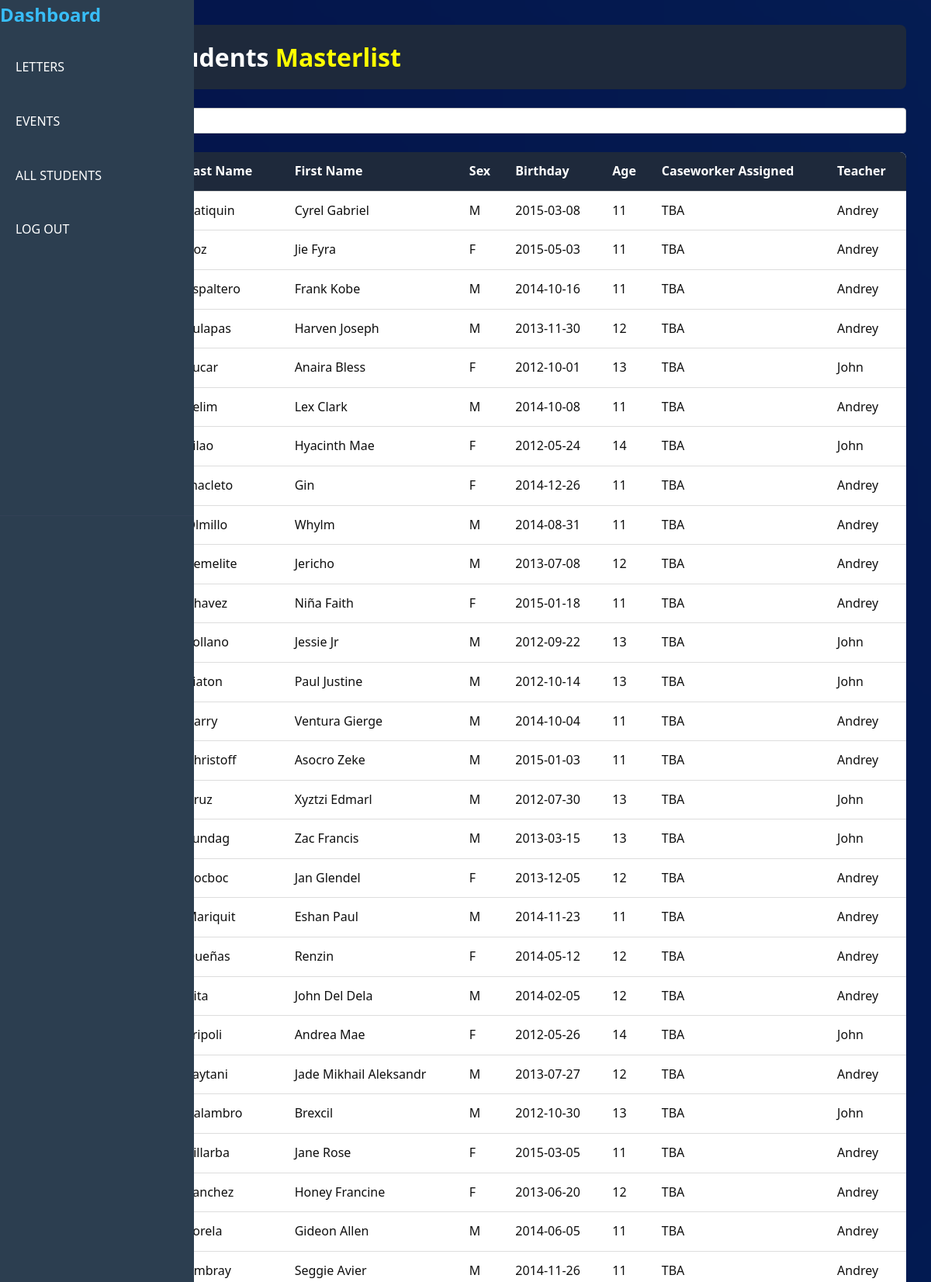
/all_students.php (upper part), run on the app's committed database.
### tables this page shows
CREATE TABLE `masterlist` (
  `ph906` varchar(255) NOT NULL,
  `last_name` varchar(255) NOT NULL,
  `first_name` varchar(255) NOT NULL,
  `sex` varchar(10) NOT NULL,
  `birthday` date NOT NULL,
  `age` int(11) NOT NULL,
  `caseworker_assigned` varchar(255) NOT NULL,
  `teacher` varchar(255) NOT NULL
);

### all_students.php (the view, shortened to what this page needs)
<!DOCTYPE html>
<html lang="en">
<head>
  <link rel="stylesheet" href="home.css" />
</head>
<body>
  <div class="sidebar-panel">
    <div class="sidebar-header">
      <h2>Dashboard</h2>
      <ul class="sidebar-menu" style="margin-top: 10px;">
        <li><a href="home.php">LETTERS</a></li>
        <li><a href="events.php">EVENTS</a></li>
        <li><a href="home.php">ALL STUDENTS</a></li>
        <li><a href="logout.php">LOG OUT</a></li>
      </ul>
    </div>
  </div>
  <div class="home-container" style="margin-left: 50px;">
    <header class="main-header">
      <div class="header-group">
        <h1>All Students <span class="highlight">Masterlist</span></h1>
      </div>
    </header>
    <section class="search-section">
      <button class="filter-btn" id="filter-btn">&#x1F50D;</button>
      <input type="text" class="search-input" placeholder="Search" id="search-input" />
    </section>
    <section class="table-section">
      <table>
        <thead>
          <tr>
            <th>#</th>
            <th>PH906</th>
            <th>Last Name</th>
            <th>First Name</th>
            <th>Sex</th>
            <th>Birthday</th>
            <th>Age</th>
            <th>Caseworker Assigned</th>
            <th>Teacher</th>
          </tr>
        </thead>
        <tbody>
        <?php
        include 'db.php';
        $result = $conn->query("SELECT * FROM masterlist ORDER BY ph906 DESC");
        $count = 1;
        while ($row = $result->fetch_assoc()) {
            echo "<tr>
                <td>{$count}</td>
                <td>{$row['ph906']}</td>
                <td>{$row['last_name']}</td>
                <td>{$row['first_name']}</td>
                <td>{$row['sex']}</td>
                <td>{$row['birthday']}</td>
                <td>{$row['age']}</td>
                <td>{$row['caseworker_assigned']}</td>
                <td>{$row['teacher']}</td>
            </tr>";
            $count++;
        }
        ?>
        </tbody>
      </table>
    </section>
  </div>
</body>
</html>

### home.css (style rules this page uses)
* { margin: 0; padding: 0; box-sizing: border-box; }
body { font-family: 'Segoe UI', Tahoma, Geneva, Verdana, sans-serif; background-image: url("darkbluebackground.png"); background-size: cover; background-position: center; background-repeat: no-repeat; background-attachment: fixed; background-color: #f4f4f4; color: #0f0f0f; line-height: 1.6; display: flex; min-height: 100vh; }
.sidebar-panel { position: fixed; top: 0; left: 0; width: 250px; height: 100%; background-color: #2c3e50; color: white; display: flex; flex-direction: column; justify-content: space-between; z-index: 1000; overflow-y: auto; }
.sidebar-header { padding-bottom: 1rem; border-bottom: 1px solid #334155; }
.sidebar-header h2 { font-size: 1.5rem; color: #38bdf8; }
.sidebar-menu { list-style: none; padding: 1rem 0; display: flex; flex-direction: column; gap: 1.5rem; height: 600px; }
.sidebar-menu li { margin: 0; }
.sidebar-menu a { display: block; padding: 10px 20px; color: white; text-decoration: none; transition: background-color 0.3s; }
.home-container { flex-grow: 1; padding: 2rem; max-width: 1200px; margin: 0 auto; display: flex; flex-direction: column; align-items: stretch; gap: 1.5rem; margin-left: 250px; }
.main-header { display: flex; justify-content: space-between; align-items: center; background: #1e293b; color: white; padding: 1rem; border-radius: 8px; }
.header-group { display: flex; align-items: center; gap: 1rem; }
.highlight { color: yellow; }
.search-section { display: flex; align-items: center; gap: 1rem; }
.search-input { flex: 1; padding: 0.5rem; border: 1px solid #ccc; border-radius: 4px; }
.filter-btn { background: #1e293b; color: white; border: none; padding: 0.5rem; border-radius: 4px; cursor: pointer; }
.table-section { overflow-x: auto; }
table { width: 100%; border-collapse: collapse; background: white; border-radius: 8px; overflow: hidden; }
thead { background: #1e293b; color: white; }
th, td { padding: 0.75rem; text-align: left; border-bottom: 1px solid #ddd; }

### data on the page
masterlist: last_name "Batiquin", first_name "Cyrel Gabriel", sex "M", birthday "2015-03-08", age "11", caseworker_assigned "TBA", teacher "Andrey"
masterlist: last_name "Roz", first_name "Jie Fyra", sex "F", birthday "2015-05-03", age "11", caseworker_assigned "TBA", teacher "Andrey"
masterlist: last_name "Espaltero", first_name "Frank Kobe", sex "M", birthday "2014-10-16", age "11", caseworker_assigned "TBA", teacher "Andrey"
masterlist: last_name "Sulapas", first_name "Harven Joseph", sex "M", birthday "2013-11-30", age "12", caseworker_assigned "TBA", teacher "Andrey"
masterlist: last_name "Lucar", first_name "Anaira Bless", sex "F", birthday "2012-10-01", age "13", caseworker_assigned "TBA", teacher "John"
masterlist: last_name "Selim", first_name "Lex Clark", sex "M", birthday "2014-10-08", age "11", caseworker_assigned "TBA", teacher "Andrey"
masterlist: last_name "Silao", first_name "Hyacinth Mae", sex "F", birthday "2012-05-24", age "14", caseworker_assigned "TBA", teacher "John"
masterlist: last_name "Inacleto", first_name "Gin", sex "F", birthday "2014-12-26", age "11", caseworker_assigned "TBA", teacher "Andrey"
masterlist: last_name "Olmillo", first_name "Whylm", sex "M", birthday "2014-08-31", age "11", caseworker_assigned "TBA", teacher "Andrey"
masterlist: last_name "Remelite", first_name "Jericho", sex "M", birthday "2013-07-08", age "12", caseworker_assigned "TBA", teacher "Andrey"
masterlist: last_name "Chavez", first_name "Niña Faith", sex "F", birthday "2015-01-18", age "11", caseworker_assigned "TBA", teacher "Andrey"
masterlist: last_name "Sollano", first_name "Jessie Jr", sex "M", birthday "2012-09-22", age "13", caseworker_assigned "TBA", teacher "John"
masterlist: last_name "Siaton", first_name "Paul Justine", sex "M", birthday "2012-10-14", age "13", caseworker_assigned "TBA", teacher "John"
masterlist: last_name "Barry", first_name "Ventura Gierge", sex "M", birthday "2014-10-04", age "11", caseworker_assigned "TBA", teacher "Andrey"
masterlist: last_name "Christoff", first_name "Asocro Zeke", sex "M", birthday "2015-01-03", age "11", caseworker_assigned "TBA", teacher "Andrey"
masterlist: last_name "Cruz", first_name "Xyztzi Edmarl", sex "M", birthday "2012-07-30", age "13", caseworker_assigned "TBA", teacher "John"
masterlist: last_name "Tundag", first_name "Zac Francis", sex "M", birthday "2013-03-15", age "13", caseworker_assigned "TBA", teacher "John"
masterlist: last_name "Bocboc", first_name "Jan Glendel", sex "F", birthday "2013-12-05", age "12", caseworker_assigned "TBA", teacher "Andrey"
masterlist: last_name "Mariquit", first_name "Eshan Paul", sex "M", birthday "2014-11-23", age "11", caseworker_assigned "TBA", teacher "Andrey"
masterlist: last_name "Dueñas", first_name "Renzin", sex "F", birthday "2014-05-12", age "12", caseworker_assigned "TBA", teacher "Andrey"
masterlist: last_name "Rita", first_name "John Del Dela", sex "M", birthday "2014-02-05", age "12", caseworker_assigned "TBA", teacher "Andrey"
masterlist: last_name "Tripoli", first_name "Andrea Mae", sex "F", birthday "2012-05-26", age "14", caseworker_assigned "TBA", teacher "John"
masterlist: last_name "Laytani", first_name "Jade Mikhail Aleksandr", sex "M", birthday "2013-07-27", age "12", caseworker_assigned "TBA", teacher "Andrey"
masterlist: last_name "Calambro", first_name "Brexcil", sex "M", birthday "2012-10-30", age "13", caseworker_assigned "TBA", teacher "John"
masterlist: last_name "Villarba", first_name "Jane Rose", sex "F", birthday "2015-03-05", age "11", caseworker_assigned "TBA", teacher "Andrey"
masterlist: last_name "Sanchez", first_name "Honey Francine", sex "F", birthday "2013-06-20", age "12", caseworker_assigned "TBA", teacher "Andrey"
masterlist: last_name "Sorela", first_name "Gideon Allen", sex "M", birthday "2014-06-05", age "11", caseworker_assigned "TBA", teacher "Andrey"
masterlist: last_name "Ambray", first_name "Seggie Avier", sex "M", birthday "2014-11-26", age "11", caseworker_assigned "TBA", teacher "Andrey"
